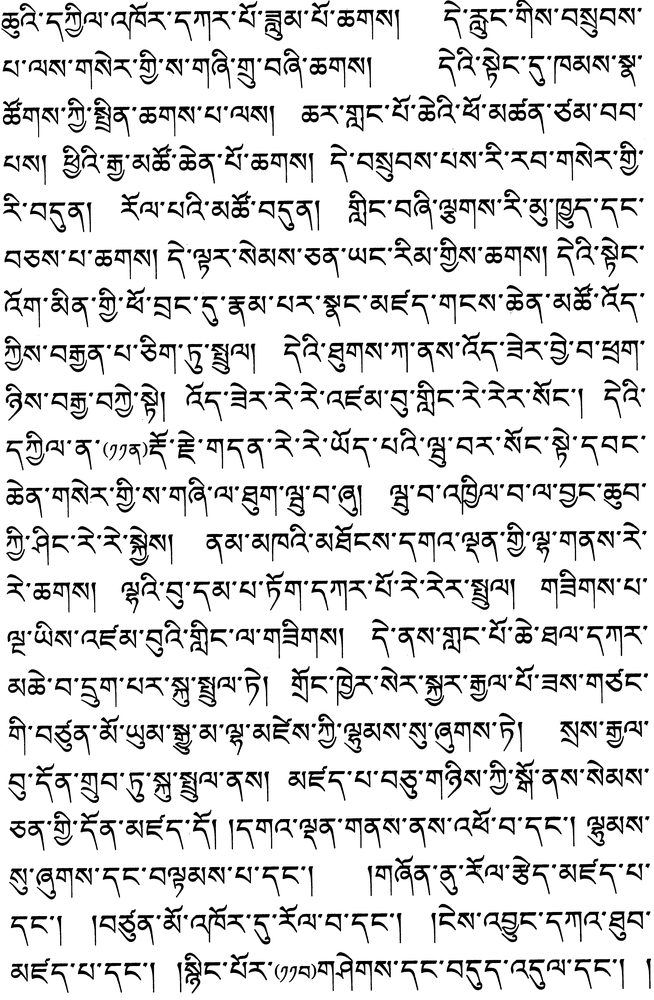
#> input picture papaer_pic/tt2.png, 654 x 1000 px, shrunk from 3448 x 5272 before the run
$ python line_seg.py   (older library calls are emulated)
#> lines starting #> are read from the running program, lines starting #| are printed output that depends on the picture
# coding:utf-8

import numpy as np
from skimage import io
import matplotlib.pyplot as plt
from matplotlib.patches import Rectangle

img = io.imread("tt2.png", as_grey=True)
#> img is the input picture: shape (1000, 654) float64; min 0, max 1, mean 0.858
# 图片的大小

rows,cols = img.shape
#> rows = 1000; cols = 654
h_profile = np.sum(np.where(img >= 0.99, 0, 1), axis=1) / 5
#> h_profile = 1000 values, max 99.4 at index 820, min 0 at index 43, mean 33.88
v_profile = np.sum(np.where(img >= 0.99, 0, 1), axis=0) / 5
#> v_profile = 654 values, max 77.8 at index 18, min 0 at index 653, mean 51.81


# DPI设为100时候，即为原图的大小
DPI = 100

# 根据图像的真实大小计算figsize
figsize = cols/ DPI ,rows / DPI
#> figsize = (6.54, 10)
fig = plt.figure(figsize=figsize)
# 使用 [0,0,1,1] 屏蔽边框以及将图像填满整个区域
ax = fig.add_axes([0, 0, 1, 1])
# 起始坐标290,341 宽度84，高度46，笔画宽度为3

# 注意一定要先绘制图，然后再绘制Rectangle
ax.set_frame_on(False)
ax.imshow(img,cmap="gray")
ax.fill(h_profile,range(rows),'b-',alpha=0.7)
# plt.show()
# 保存绘图到文件当中 .jpg .png .tif .svg
fig.savefig("test.png")
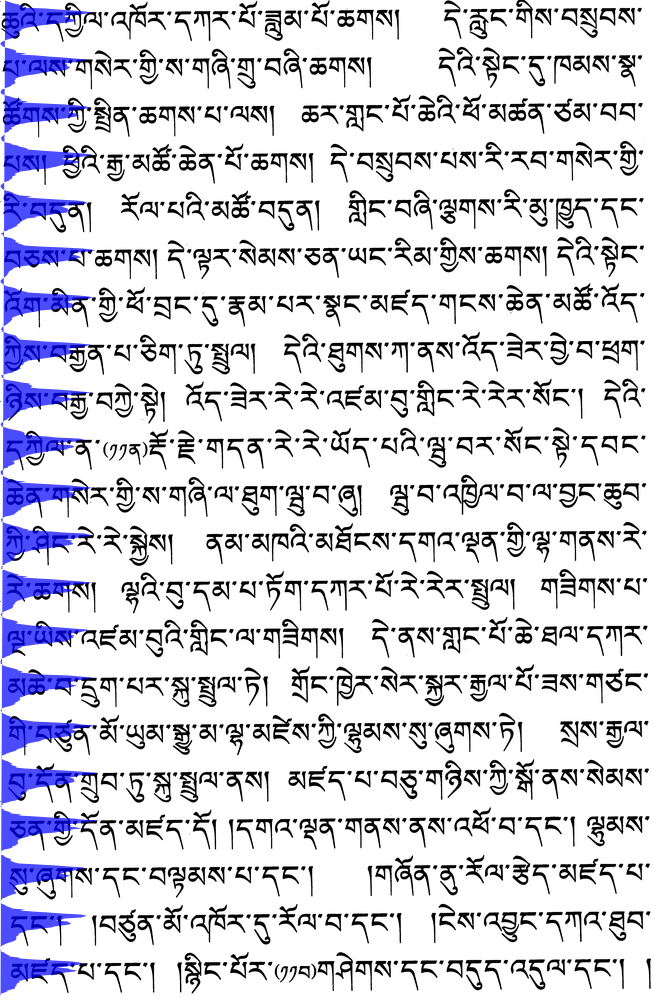
#> figure drawn by matplotlib, 1 panel

$ run again, with papaer_pic/char_seg_2.png copied over papaer_pic/tt2.png
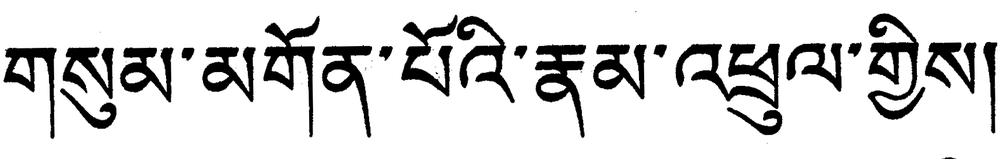
#> input picture papaer_pic/char_seg_2.png, 1000 x 159 px, shrunk from 1734 x 276 before the run
#> img is the input picture: shape (159, 1000) float64; min 0, max 1, mean 0.844
#> h_profile = 159 values, max 156.2 at index 50, min 0 at index 0, mean 40.32
#> v_profile = 1000 values, max 21 at index 312, min 0 at index 0, mean 6.41
#> `fig.savefig("test.png")`:
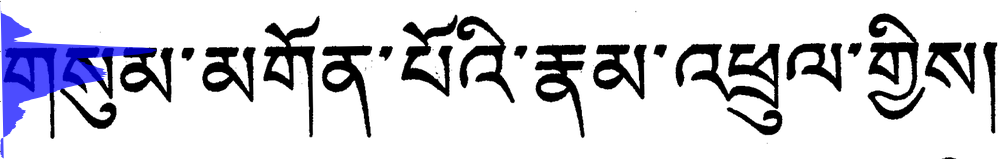
#> figure drawn by matplotlib, 1 panel

$ run again, with papaer_pic/tt.png copied over papaer_pic/tt2.png
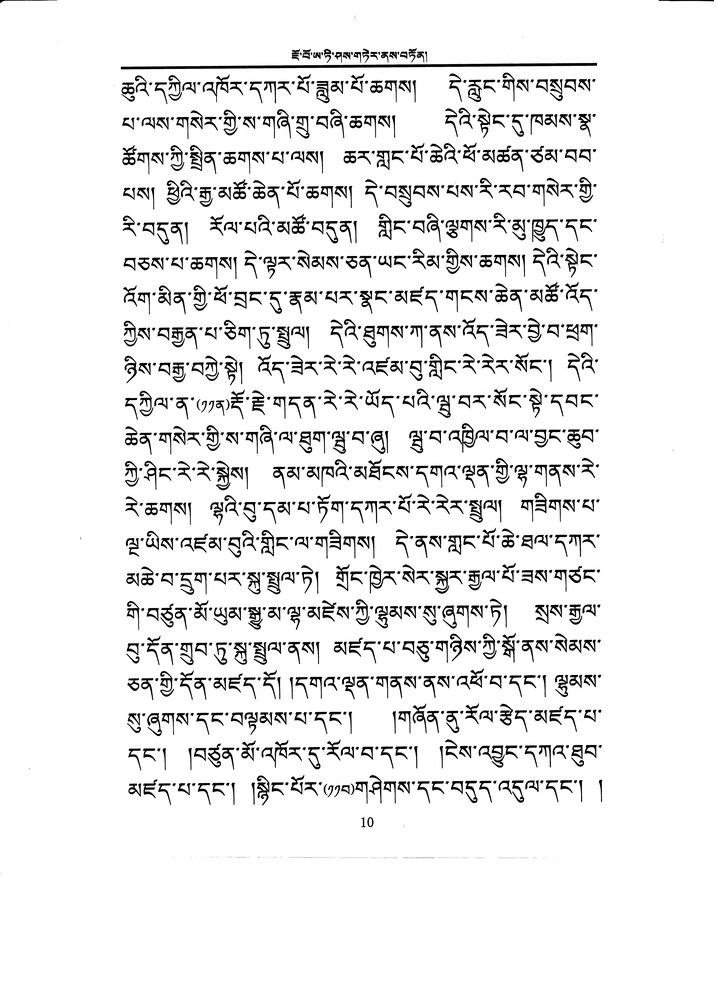
#> input picture papaer_pic/tt.png, 716 x 985 px, shrunk from 5100 x 7014 before the run
#> img is the input picture: shape (985, 716); min 0, max 255, mean 235.8
#> h_profile = 985 values, max 35.4 at index 66, min 0 at index 2, mean 3.32
#> v_profile = 716 values, max 12.2 at index 131, min 0 at index 3, mean 4.57
#> `fig.savefig("test.png")`:
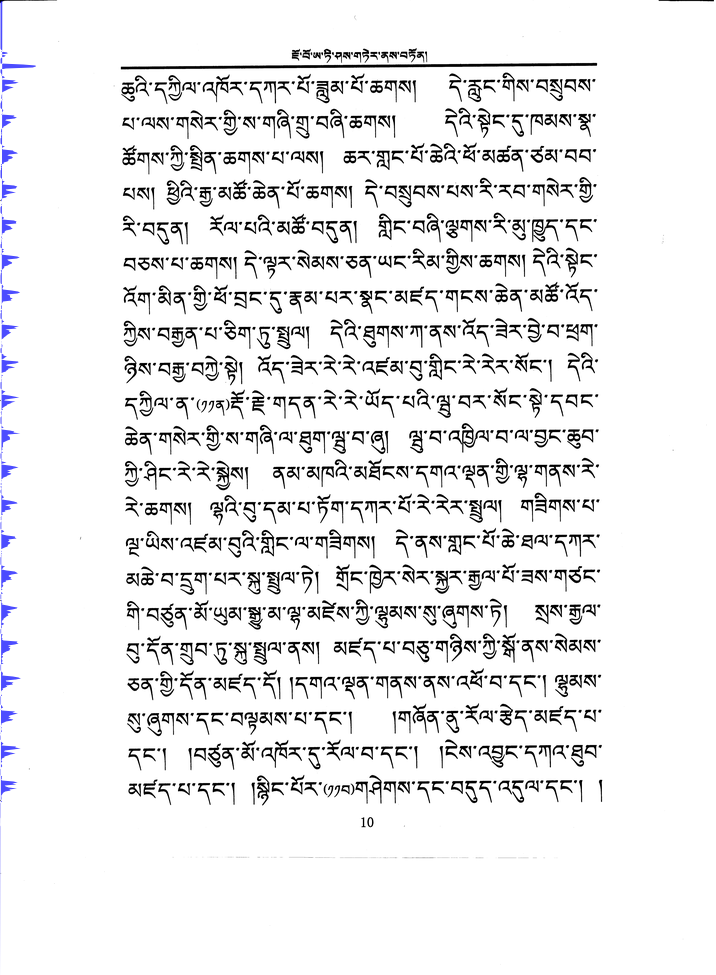
#> figure drawn by matplotlib, 1 panel

$ run again, with papaer_pic/test.tif saved as papaer_pic/tt2.png
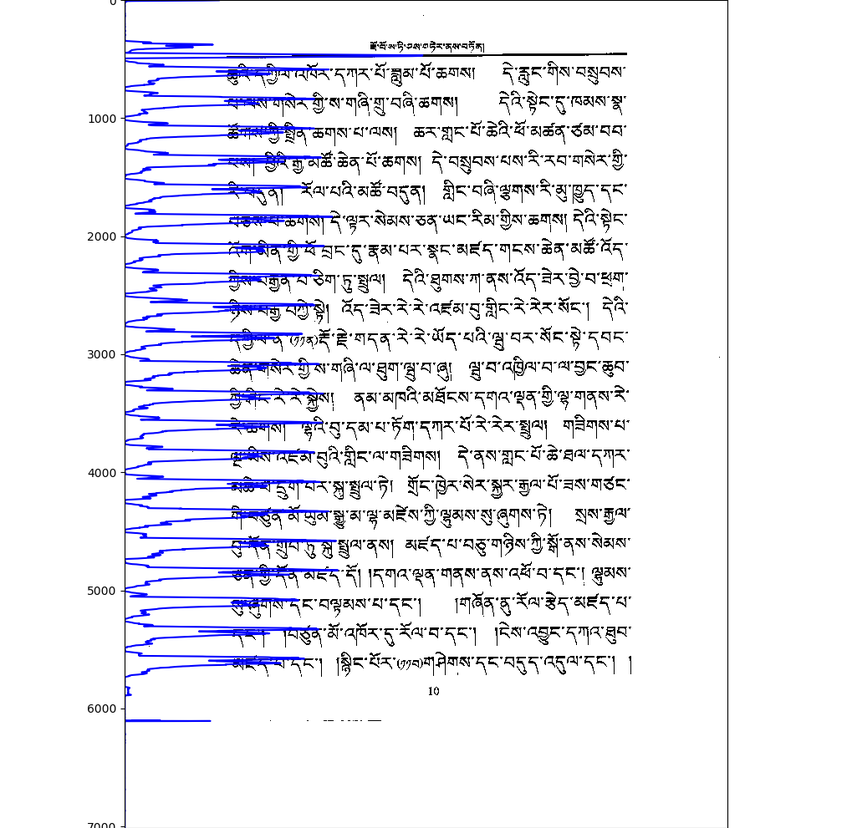
#> input picture papaer_pic/test.tif, 852 x 828 px, shrunk from 1019 x 991 before the run
#> `img = io.imread("tt2.png", as_grey=True)`:
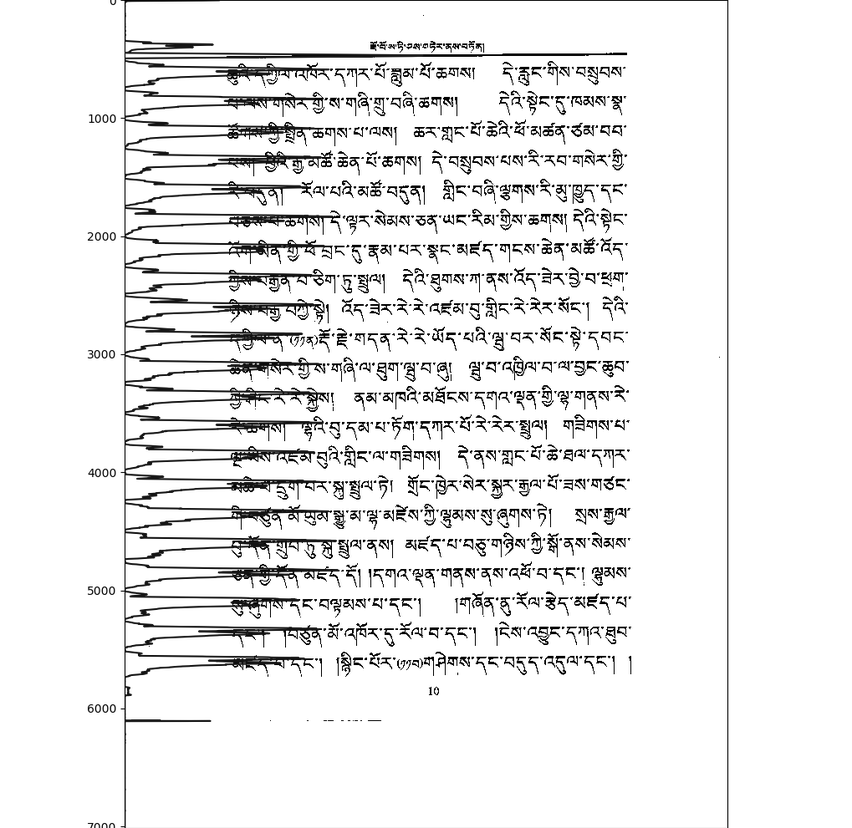
#> img: shape (828, 852) float64; min 0, max 1, mean 0.92
#> h_profile = 828 values, max 125.4 at index 827, min 1.2 at index 7, mean 28.15
#> v_profile = 852 values, max 165.6 at index 124, min 0 at index 0, mean 27.35
#> `fig.savefig("test.png")`:
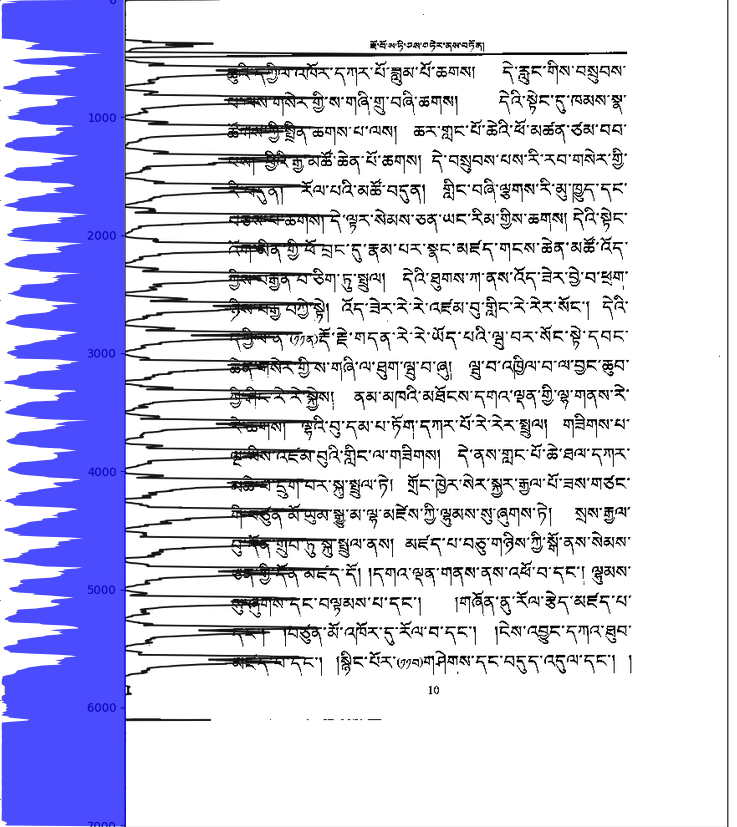
#> figure drawn by matplotlib, 1 panel
